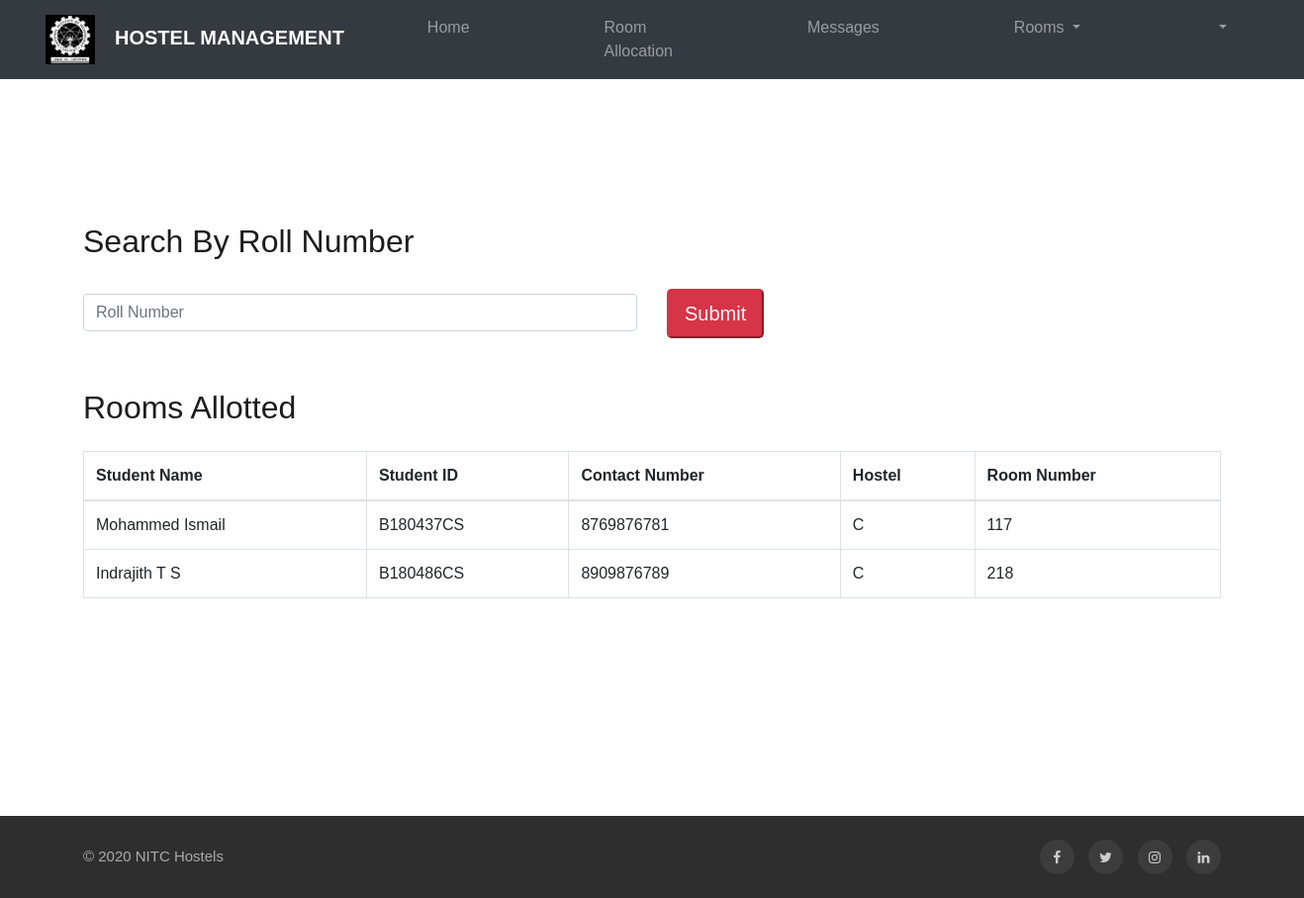
/HM/alloted-rooms.php (signed in), run on the app's committed database.
### tables this page shows
CREATE TABLE `student` (
  `student_id` varchar(20) NOT NULL,
  `f_name` varchar(20) DEFAULT NULL,
  `l_name` varchar(20) DEFAULT NULL,
  `year` varchar(20) DEFAULT NULL,
  `dept` varchar(50) DEFAULT NULL,
  `password` varchar(20) NOT NULL,
  `hostel_id` int(20) DEFAULT NULL,
  `room_id` int(10) DEFAULT NULL,
  `gender` int(2) DEFAULT NULL,
  `mobile` varchar(10) DEFAULT NULL
);

CREATE TABLE `hostel` (
  `hostel_id` int(10) NOT NULL,
  `hostel_name` varchar(20) NOT NULL,
  `no_of_rooms` int(5) DEFAULT NULL,
  `no_of_students` int(5) DEFAULT NULL,
  `accepted_gen` int(2) DEFAULT NULL
);

CREATE TABLE `room` (
  `room_id` int(10) NOT NULL,
  `room_no` int(5) DEFAULT NULL,
  `hostel_id` int(10) DEFAULT NULL,
  `allocated` tinyint(1) DEFAULT NULL
);

### HM/alloted-rooms.php (the view, shortened to what this page needs)
<?php include('hm-header.php') ?>
<div class ="container contact-container">
    <h2>Search By Roll Number</h2>
    <br>
    <form action="alloted-rooms.php" method="post">
        <div class="row">
            <div class="col-md-6">
                <input type="text" class="form-control student-text" name="search_box" placeholder="Roll Number">
            </div>
            <div class="col-md-6">
                <button type="submit" name="contact-button"  class="btn-lg btn-primary" style="margin-top: 5px;">Submit</button>
            </div>
        </div>
    </form>
<br>
<br>
<h2 > Rooms Allotted </h2>
<br>
<?php
   $hostel_id = $_SESSION['hostel_id'];
   $query1 = "SELECT * FROM student where hostel_id = '$hostel_id'";
   $result1 = mysqli_query($conn,$query1);
   $query6 = "SELECT * FROM hostel WHERE hostel_id = '$hostel_id'";
   $result6 = mysqli_query($conn,$query6);
   $row6 = mysqli_fetch_assoc($result6);
   $hostel_name = $row6['hostel_name'];
?>
  <table class="table table-bordered">
    <thead>
      <tr>
        <th>Student Name</th>
        <th>Student ID</th>
        <th>Contact Number</th>
        <th>Hostel</th>
        <th>Room Number</th>
      </tr>
    </thead>
    <tbody>
    <?php
      if(mysqli_num_rows($result1)==0){
         echo '<tr><td colspan="4">No Rooms have been Allocated</td></tr>';
      }
      else{
      	while($row1 = mysqli_fetch_assoc($result1)){
            $room_id = $row1['room_id'];
            $query7 = "SELECT * FROM room WHERE room_id = '$room_id'";
            $result7 = mysqli_query($conn,$query7);
            $row7 = mysqli_fetch_assoc($result7);
            $room_no = $row7['room_no'];
            $student_name = $row1['f_name']." ".$row1['l_name'];
      		echo "<tr><td>{$student_name}</td><td>{$row1['student_id']}</td><td>{$row1['mobile']}</td><td>{$hostel_name}</td><td>{$room_no}</td></tr>\n";
      	}
      }
    ?>
    </tbody>
  </table>
          </div>
<?php include('hm-footer.php');

### HM/assets/css/styles-nav.css (style rules this page uses)
body { background-color: #ffff; height:100%; }
.student-text { margin-top : 10px; margin-bottom: 10px; }
.contact-container { margin-top: 150px; margin-bottom: 220px; }

### data on the page
student: student_name "Mohammed Ismail", student_id "B180437CS", mobile "8769876781", hostel.hostel_name "C", room.room_no "117"
student: student_name "Indrajith T S", student_id "B180486CS", mobile "8909876789", hostel.hostel_name "C", room.room_no "218"
